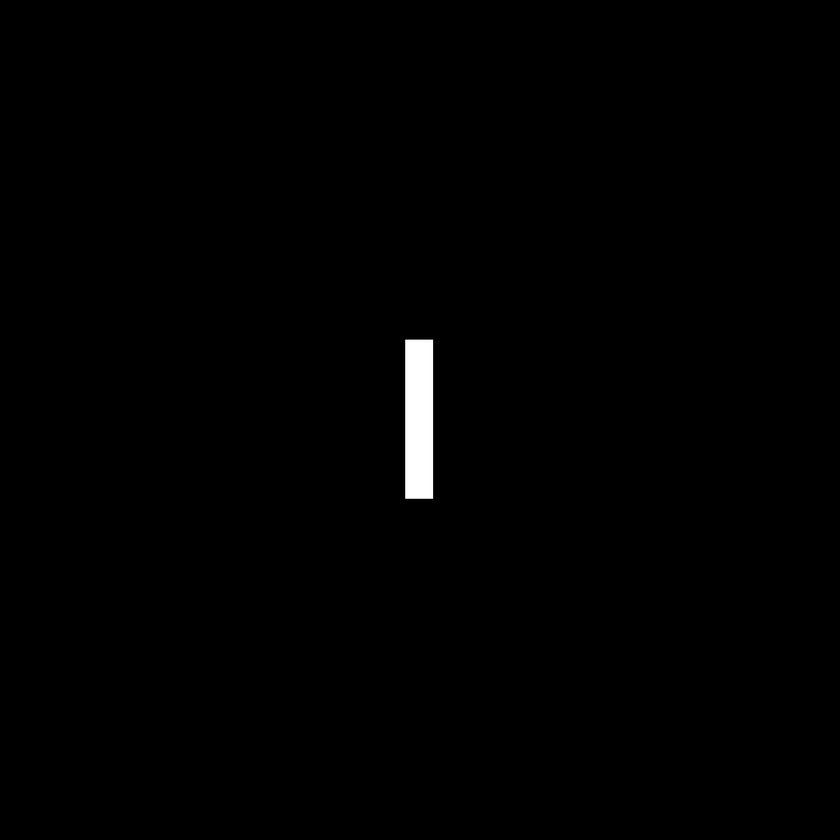
%> input picture laboratorio4/Fig0424(a)(rectangle).bmp, 840 x 840 px, shrunk from 1024 x 1024 before the run
$ octave Fig0426_phasefourier.m   (GNU Octave 9; MATLAB toolbox functions it lacks are replaced by stand-ins)
%> lines starting %> are read from the running program, lines starting %| are printed output that depends on the picture
%% Exemplo 4.13 O espectro de Fourier 2-D de uma função
% simples. Phase

%%Figura 4.26
% Ângulo de fase correspondente (a) à imagem do retângulo centralizado na Figura 4.24(a), (b) à imagem transladada na Figura
% 4.25(a) e (c) à imagem rotacionada na Figura 4.25(c).

% close all; clc; clear
%pkg load image

f1 = double(imread('Fig0424(a)(rectangle).bmp'));
%> f1: size 840x840x3 double; min 0, max 255, mean 1.6; mean of the top-left, top-right, bottom-left and bottom-right quarters 1.7, 1.5, 1.7, 1.5
F = fft2(f1);
figure; imshow(angle(F),[])
%> after `imshow(angle(F),[])`:
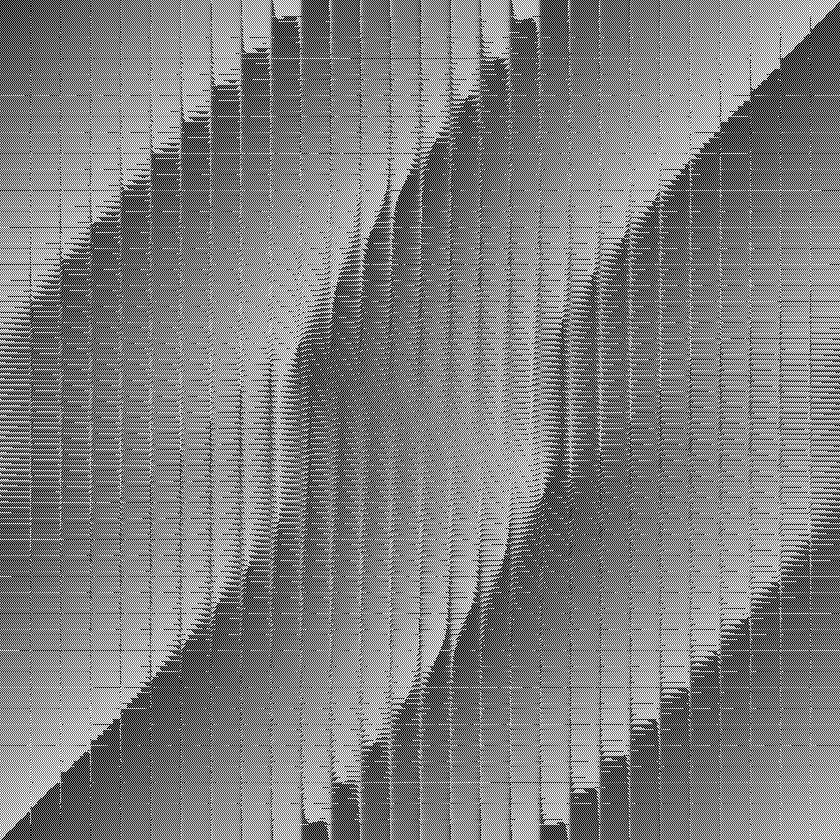
%> displayed picture: size 840x840x3, on the screen's scale of 0 to 255; min 0, max 255, mean 127.5

f2 = double(imread('Fig0425(a)(translated_rectangle).bmp'));
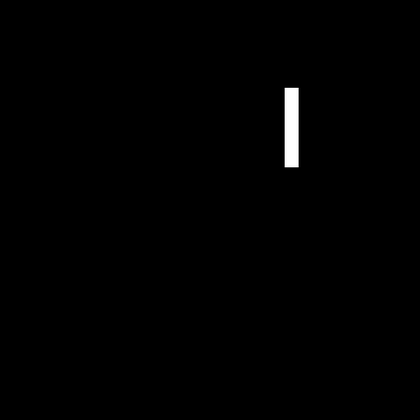
%> input picture laboratorio4/Fig0425(a)(translated_rectangle).bmp, 420 x 420 px, shrunk from 512 x 512 before the run
%> f2: size 420x420x3 double; min 0, max 255, mean 1.6; mean of the top-left, top-right, bottom-left and bottom-right quarters 0, 6.4, 0, 0
%figure; imshow(f2,[]);title('Fig0425(a) original')
F = fft2(f2);
F = fftshift(F);
figure; imshow(angle(F),[])
%> after `imshow(angle(F),[])`:
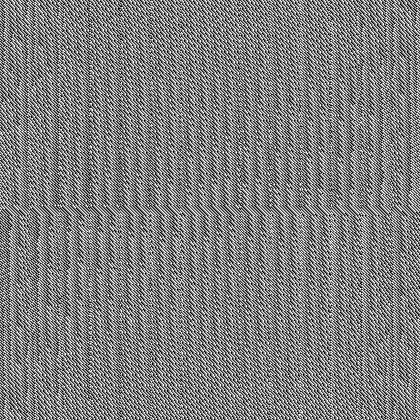
%> displayed picture: size 420x420x3, on the screen's scale of 0 to 255; min 0, max 255, mean 127.5

f3 = imrotate(f1,-45);
F = fft2(f3);
F = fftshift(F);
figure; imshow(angle(F),[])
%> after `imshow(angle(F),[])`:
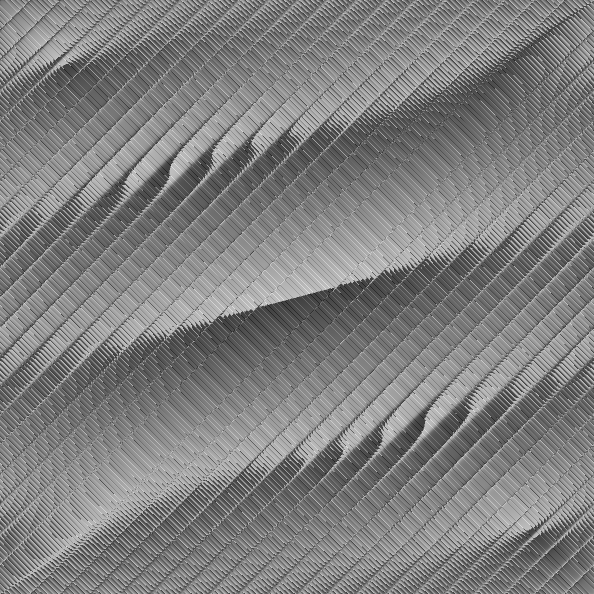
%> displayed picture: size 1188x1188x3, on the screen's scale of 0 to 255 (shown at 1/2 size); min 0, max 255, mean 127.5
